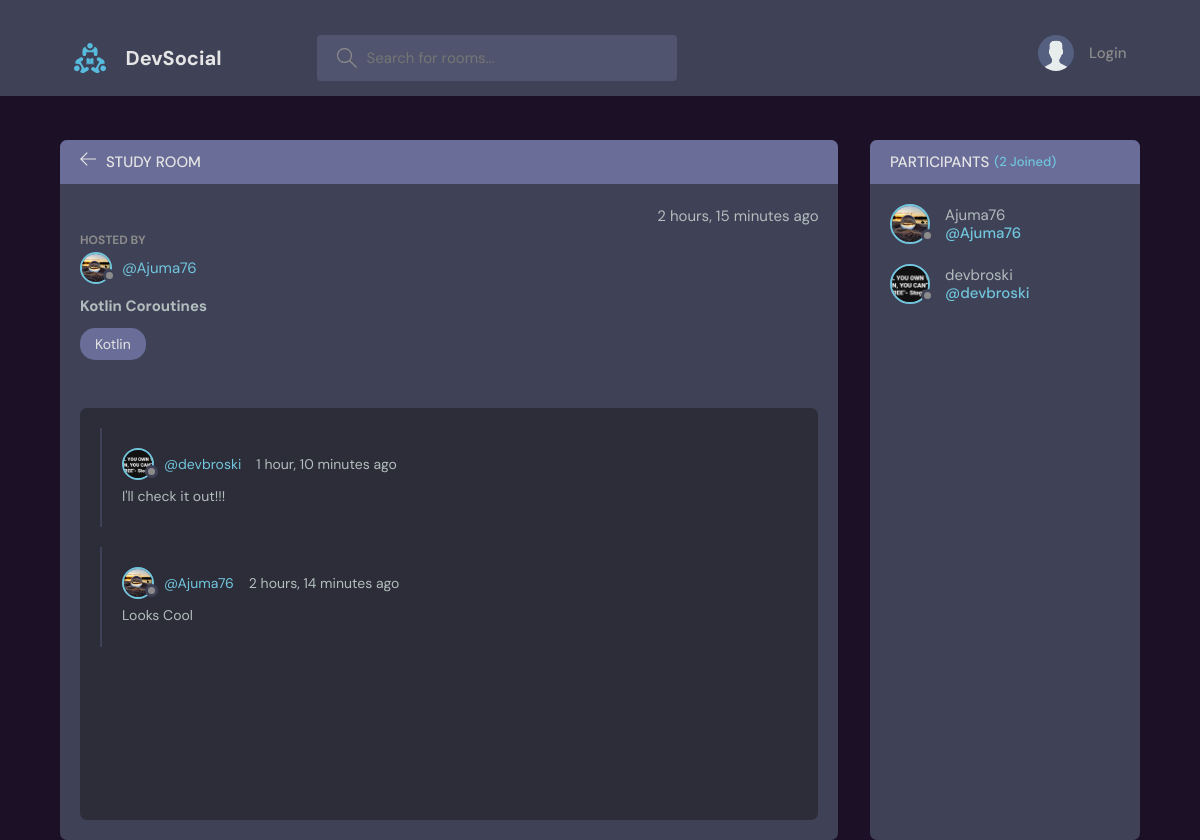
The page /room/1/ on the database its author committed.
### base/models.py (models this page shows, shortened)
class Room(models.Model):
    host = models.ForeignKey(User, on_delete=models.SET_NULL, null=True)
    topic = models.ForeignKey(Topic, on_delete=models.SET_NULL, null=True)
    name = models.CharField(max_length=200)
    description = models.TextField(null=True, blank=True)
    participants = models.ManyToManyField(User, related_name='participants', blank=True)
    updated = models.DateTimeField(auto_now=True)
    created = models.DateTimeField(auto_now_add=True)
    class Meta:
        ordering = ['-updated', '-created']

class User(AbstractUser):
    name = models.CharField(max_length=200, null=True)
    email = models.EmailField(unique=True, null=True)
    bio = models.TextField(null=True)
    avatar = models.ImageField(null=True, default="avatar.svg")
    USERNAME_FIELD  = 'email'
    REQUIRED_FIELDS = []

class Topic(models.Model):
    name = models.CharField(max_length=200)
    def __str__(self):
        return self.name

class Message(models.Model):
    user = models.ForeignKey(User, on_delete=models.CASCADE)
    room = models.ForeignKey(Room, on_delete=models.CASCADE)
    body = models.TextField()
    updated = models.DateTimeField(auto_now=True)
    created = models.DateTimeField(auto_now_add=True)
    class Meta:
        ordering = ['-updated', '-created']

### base/views.py (the view, shortened to what this page needs)
# urls.py: path('room/<str:pk>/', views.room, name='room'),
def room(request, pk):
    room = Room.objects.get(id=pk)
    room_messages = room.message_set.all().order_by('-created')
    participants = room.participants.all()
    context = {'room':room,
               'room_messages':room_messages,
               'participants':participants }
    return render(request, 'base/room.html', context)

### templates/base/room.html (shortened to what this page needs)
{% extends 'base/main.html' %}
  {% block content %}
    <main class="profile-page layout layout--2">
      <div class="container">
        <div class="room">
          <div class="room__top">
            <div class="room__topLeft">
              <a href="{% url 'home' %}">
                <svg version="1.1" xmlns="http://www.w3.org/2000/svg" width="32" height="32" viewBox="0 0 32 32">
                  <title>arrow-left</title>
                  <path
                    d="M13.723 2.286l-13.723 13.714 13.719 13.714 1.616-1.611-10.96-10.96h27.625v-2.286h-27.625l10.965-10.965-1.616-1.607z"
                  ></path>
                </svg>
              </a>
              <h3>Study Room</h3>
            </div>
          </div>
          <div class="room__box scroll">
            <div class="room__header scroll">
              <div class="room__info">
                <span>{{room.created|timesince}} ago</span>
              </div>
              <div class="room__hosted">
                <p>Hosted By</p>
                <a href="{% url 'user_profile' room.host.id %}" class="room__author">
                  <div class="avatar avatar--small">
                    <img src="{{room.host.avatar.url}}" />
                  </div>
                  <span>@{{room.host.username}}</span>
                </a>
              </div>
              <h1>{{room.name}}</h1>
              <span class="room__topics">{{room.topic}}</span>
            </div>
            <div class="room__conversation">
              <div class="threads scroll">
                {% for message in room_messages %}
                <div class="thread">
                  <div class="thread__top">
                    <div class="thread__author">
                      <a href="{% url 'user_profile' message.user.id %}" class="thread__authorInfo">
                        <div class="avatar avatar--small">
                          <img src="{{message.user.avatar.url}}" />
                        </div>
                        <span>@{{message.user.username}}</span>
                      </a>
                      <span class="thread__date">{{message.created|timesince}} ago</span>
                    </div>
                  </div>
                  <div class="thread__details">
                    {{message.body}}
                  </div>
                </div>
                {% endfor %}
              </div>
            </div>
          </div>
        </div>
        <div class="participants">
          <h3 class="participants__top">Participants <span>({{participants.count}} Joined)</span></h3>
          <div class="participants__list scroll">
            {% for user in participants %}
            <a href="{% url 'user_profile' user.id %}" class="participant">
              <div class="avatar avatar--medium">
                <img src="{{user.avatar.url}}" />
              </div>
              <p>
                {{user.username}}
                <span>@{{user.username}}</span>
              </p>
            </a>
            {% endfor %}
          </div>
        </div>
      </div>
    </main>
    {% endblock content %}

### rows shown on the page
Room: created "2 hours, 15 minutes", host.avatar (picture), host.username "Ajuma76", name "Kotlin Coroutines", topic "Kotlin"
Message: user.avatar (picture), user.username "devbroski", created "1 hour, 10 minutes", body "I'll check it out!!!"
Message: user.avatar (picture), user.username "Ajuma76", created "2 hours, 14 minutes", body "Looks Cool"
User: avatar (picture), username "Ajuma76"
User: avatar (picture), username "devbroski"

### other values the page prints
{{ participants.count }} "2"
